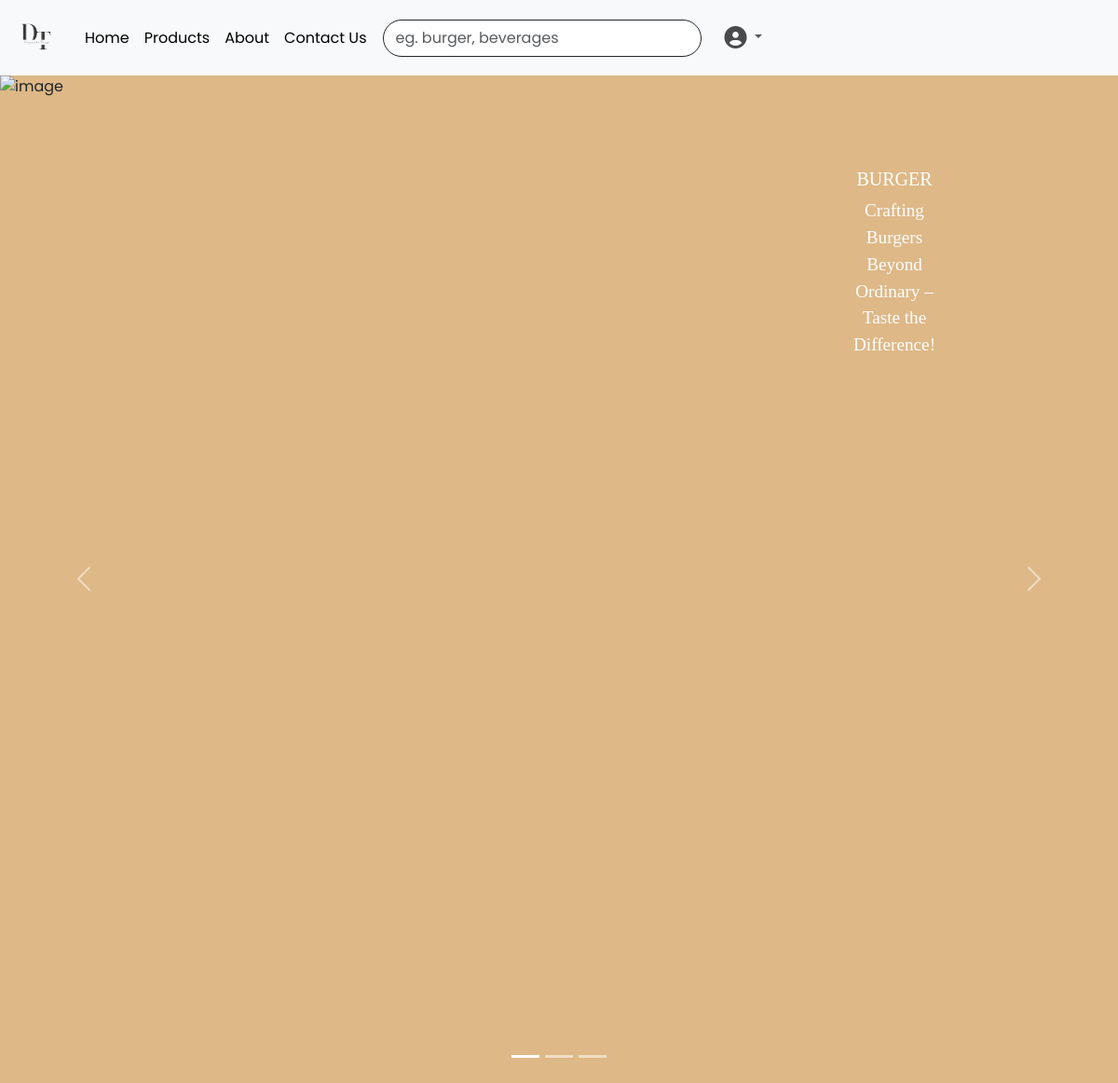
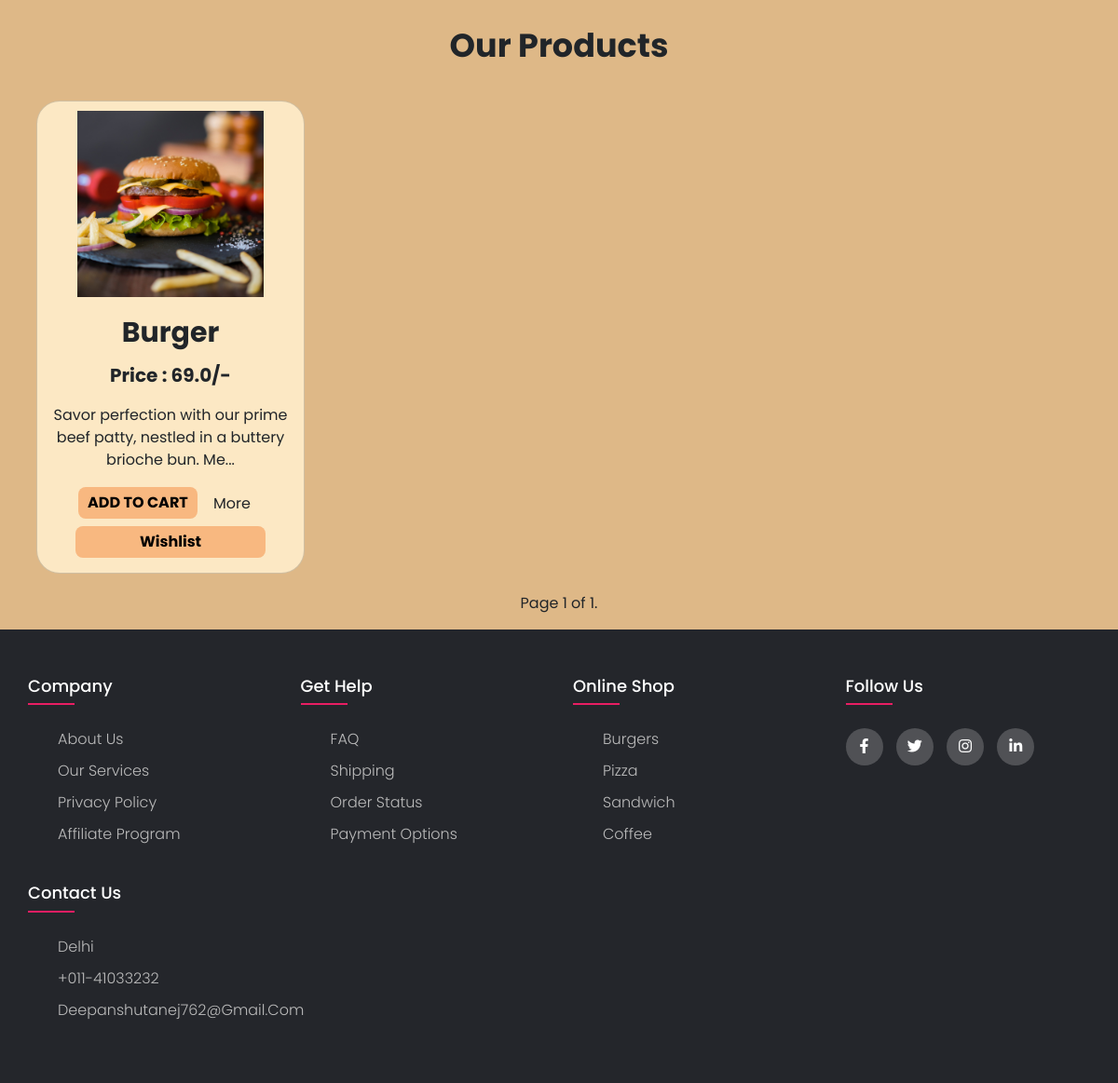
The page / on the database its author committed (2 pictures, top to bottom).
### app1/models.py (models this page shows, shortened)
class Product(models.Model):
    Title = models.CharField(max_length=30)
    Product_id = models.IntegerField(unique=True)
    Description = models.CharField(max_length=1000)
    price = models.FloatField(max_length=30)
    img = models.ImageField(upload_to='images/')
    category = models.CharField(max_length=30)

### app1/views.py (the view)
# urls.py: 2. Add a URL to urlpatterns:  path('', views.home, name='home')
def home(request):
    myproduct = Product.objects.all().order_by('id')
    paginator = Paginator(myproduct, 3)
    page_number = request.GET.get("page")
    page_obj = paginator.get_page(page_number)
    return render(request,'app1/home.html',{'page_obj':page_obj})

### app1/templates/app1/home.html (shortened to what this page needs)
<!DOCTYPE html>
<html lang="en">
<head>
  {% load static %}
  <link rel="stylesheet" href="{% static 'app1/home.css' %}">
  <link href="https://cdn.jsdelivr.net/npm/bootstrap@5.3.1/dist/css/bootstrap.min.css" rel="stylesheet"
>
</head>
<body>
  {% include 'app1/navbar.html' %}
  {% include 'app1/carousel.html' %}
  {% include 'app1/products.html' %}
  <div>
    {% include 'app1/footer.html' %}
  </div>
</body>
</html>

### app1/templates/app1/products.html (shortened to what this page needs)
<div class="container text-center mt-4">
  <p id="products" style="font-weight: bolder; font-size: 35px;">Our Products</p>
</div>
<div class="container text-center" style="background-color:burlywood; display: flex; flex-direction: column; justify-content: center;">
  <div class="row">
    {% for y in page_obj %}
    <div class="col">
      <div class="container text-center" style="background-color: burlywood; ">
        <div class="card mb-3 mt-3" id="product-card" style="width: 18rem;
        background-color: #fce8c4;
        border-radius: 25px;
        align-items: center;">
          <img src="{{ y.img.url }}" class="card-img-top" alt="image" >
          <div class="card-body">
            <p class="card-title">{{ y.Title }}</p>
            <p style="font-weight: bold;font-size: 20px;">Price : {{y.price}}/-</p>
            <p>{{y.Description|slice:":80"}}...</p>
            <form method="post" action="{% url 'cart' %}">
              <button class="btn, btn1" value="{{y.Product_id}}" id="c_btn" name="c_btn">ADD TO CART</button>
              <a class="btn" href="{{y.id}}">More</a>
            </form>
            <form method="post" action="{% url 'add_wishlists' %}">
              <button class="btn, btn1" value="{{y.Product_id}}" id="w_btn" name="w_btn"
                style="margin-top: 5px; width: 80%">Wishlist</button>
            </form>
          </div>
        </div>
      </div>
    </div>
    {% endfor %}
</div>
    <div class="pagination mb-3 mt-1">
      <span class="step-links" style="width: 180vmin;">
        <span class="current">
          Page {{ page_obj.number }} of {{ page_obj.paginator.num_pages }}.
        </span>
      </span>
    </div>
  </div>
</div>

### app1/static/app1/home.css (style rules this page uses)
#product-card { width: 18rem; background-color: #fce8c4; border-radius: 25px; align-items: center; }
.card-img-top { margin-top: 10px; max-width: 250px; height: 200px; overflow: hidden; aspect-ratio: 1/3; object-fit: contain; }
.card-title { font-weight: bold; font-size: 30px; }
.btn1 { background-color: rgb(248, 184, 128); font-weight: bolder; border: none; padding: 5px 10px; border-radius: 8px; }

### app1/static/app1/style.css (style rules this page uses)
body { line-height: 1.5; font-family: 'Poppins', sans-serif; }
* { margin:0; padding:0; box-sizing: border-box; }
.container { max-width: 1170px; margin:auto; }
.row { display: flex; flex-wrap: wrap; }

### rows shown on the page
Product: img (picture), Title "Burger", price "69.0", Description "Savor perfection with our prime beef patty, nestled in a buttery brioche bun. Me", {{ y.Product_id }} 1 (drawn)

### other values the page prints
{{ page_obj.number }} "1"
{{ page_obj.paginator.num_pages }} "1"
